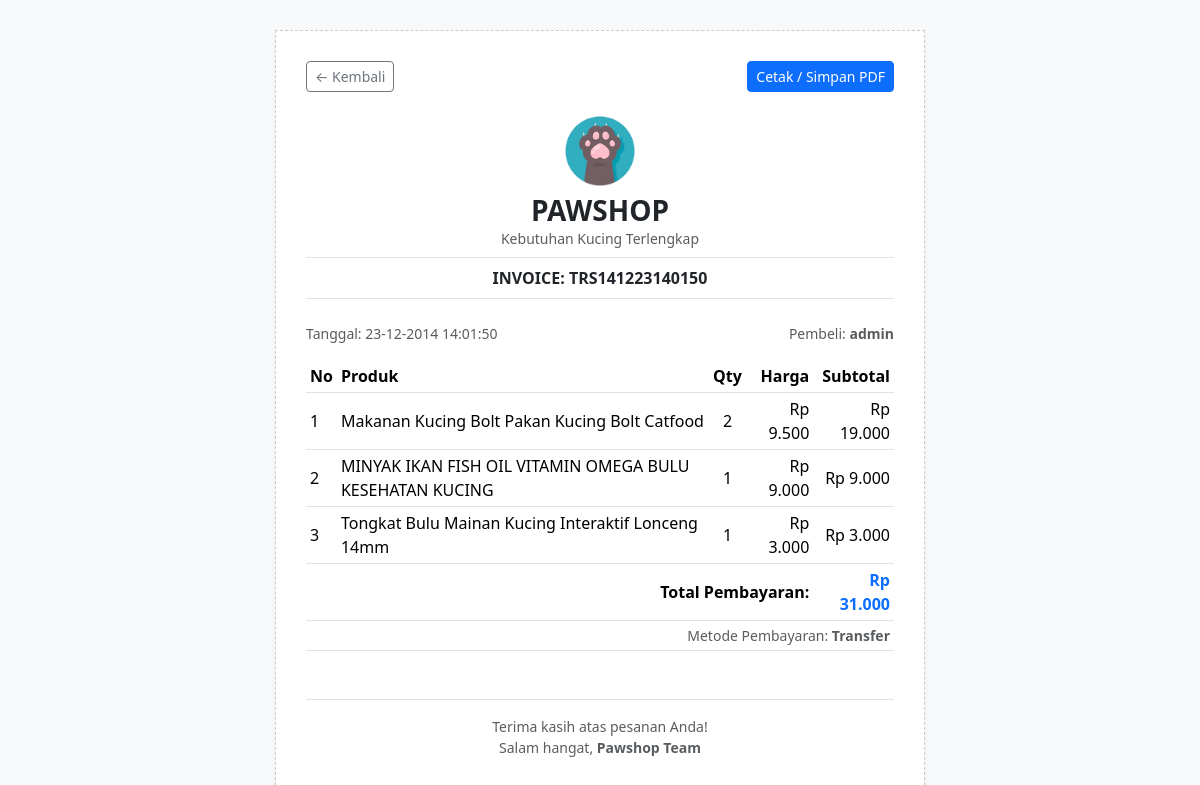
Page /customer/invoice.php?id=TRS141223140150 (signed in) on the committed database.
### tables this page shows
CREATE TABLE IF NOT EXISTS `users` (
  `id` int(11) NOT NULL AUTO_INCREMENT,
  `username` varchar(50) NOT NULL,
  `password` varchar(255) NOT NULL,
  `phone_number` varchar(30) DEFAULT NULL,
  `remember_token` varchar(255) DEFAULT '',
  `privilege` varchar(20) NOT NULL DEFAULT 'user',
  PRIMARY KEY (`id`),
  UNIQUE KEY `username` (`username`)
);

CREATE TABLE IF NOT EXISTS `transaksi_detail` (
  `id` int(11) NOT NULL AUTO_INCREMENT,
  `transactions_id` varchar(25) NOT NULL,
  `product_id` int(11) NOT NULL,
  `quantity` int(11) NOT NULL,
  `unit_price` int(11) NOT NULL,
  `subtotal` int(11) NOT NULL,
  PRIMARY KEY (`id`),
  KEY `transactions_id` (`transactions_id`),
  KEY `product_id` (`product_id`)
);

CREATE TABLE IF NOT EXISTS `produk` (
  `id` int(11) NOT NULL AUTO_INCREMENT,
  `gambar` varchar(255) NOT NULL DEFAULT 'x.jpg',
  `nama_produk` varchar(255) NOT NULL,
  `category_id` int(11) NOT NULL,
  `stok` int(11) NOT NULL DEFAULT 0,
  `harga` int(11) NOT NULL DEFAULT 0,
  `detail` text DEFAULT NULL,
  PRIMARY KEY (`id`),
  KEY `category_id` (`category_id`)
);

CREATE TABLE IF NOT EXISTS `transaksi` (
  `id` varchar(25) NOT NULL,
  `timestamp` varchar(30) NOT NULL,
  `user_id` int(11) NOT NULL,
  `total_amount` int(11) NOT NULL,
  `payment_method` varchar(50) NOT NULL,
  `bukti_pembayaran` varchar(255) DEFAULT NULL,
  `status_id` int(11) NOT NULL,
  `expiry_date` bigint(20) DEFAULT NULL,
  PRIMARY KEY (`id`),
  KEY `user_id` (`user_id`),
  KEY `status_id` (`status_id`)
);

### config/database.php (called while the page is built, shortened)
<?php
if (
    isset($_COOKIE['remember-me']) && $_COOKIE['remember-me'] != '' &&
    isset($_COOKIE['userid']) && $_COOKIE['userid'] != '' &&
    isset($_COOKIE['privilege']) && $_COOKIE['privilege'] != ''
) {
    $userid = $_COOKIE['userid'];
    $privilege = $_COOKIE['privilege'];
} else if (isset($_SESSION['userid']) && $_SESSION['userid'] != '' && isset($_SESSION['privilege']) && $_SESSION['privilege'] != '') {
    $userid = $_SESSION['userid'];
}

### customer/invoice.php (the view, shortened to what this page needs)
<?php
require_once __DIR__ . '/../config/database.php';
if (isset($_GET['id']) && !empty($_GET['id'])) {
  $transID = mysqli_real_escape_string($conn, $_GET['id']);
} else {
  header('Location: ' . BASE_URL . 'customer/transactions.php');
  exit();
}
$uRes = mysqli_query($conn, "SELECT username FROM users WHERE id=$userid");
$username = ($uRes && $uRow = mysqli_fetch_assoc($uRes)) ? $uRow['username'] : '';
$datePart = substr($transID, 3, 6);
$timePart = substr($transID, 9);
$year = "20" . substr($datePart, 0, 2);
$month = substr($datePart, 2, 2);
$day = substr($datePart, 4, 2);
$hour = substr($timePart, 0, 2);
$minute = substr($timePart, 2, 2);
$second = substr($timePart, 4, 2);
$outputDate = "$day-$month-$year $hour:$minute:$second";
?>
<!doctype html>
<html lang="en">
<head>
  <link href="<?= BASE_URL ?>assets/css/bootstrap.min.css" rel="stylesheet">
</head>
<body class="bg-light">
<div class="invoice-card shadow-sm">
  <div class="no-print d-flex justify-content-between mb-4">
    <a href="<?= BASE_URL ?>customer/transactions.php" class="btn btn-sm btn-outline-secondary">
      &larr; Kembali
    </a>
    <button onclick="window.print()" class="btn btn-sm btn-primary">
      Cetak / Simpan PDF
    </button>
  </div>
  <div class="text-center mb-4">
    <img src="<?= BASE_URL ?>assets/images/brand/logo-title.png" alt="Pawshop" width="70" class="mb-2">
    <h3 class="fw-bold mb-0">PAWSHOP</h3>
    <p class="text-muted small mb-1">Kebutuhan Kucing Terlengkap</p>
    <div class="border-top border-bottom py-2 my-2">
      <strong>INVOICE: <?= htmlspecialchars($transID) ?></strong>
    </div>
  </div>
  <div class="d-flex justify-content-between small text-muted mb-3">
    <span>Tanggal: <?= $outputDate ?></span>
    <span>Pembeli: <strong><?= htmlspecialchars($username) ?></strong></span>
  </div>
  <table class="table table-sm align-middle">
    <thead>
      <tr class="border-bottom">
        <th>No</th>
        <th>Produk</th>
        <th class="text-center">Qty</th>
        <th class="text-end">Harga</th>
        <th class="text-end">Subtotal</th>
      </tr>
    </thead>
    <tbody>
      <?php
      $sql = "SELECT trd.*, p.nama_produk, tr.payment_method
              FROM transaksi_detail trd
              JOIN produk p ON trd.product_id=p.id
              JOIN transaksi tr ON trd.transactions_id=tr.id
              WHERE transactions_id='$transID'";
      $result = mysqli_query($conn, $sql);
      $total = 0;
      $payment_method = '';
      $c = 1;
      if ($result && mysqli_num_rows($result) > 0) {
        while ($row = mysqli_fetch_assoc($result)) {
          $total += $row['subtotal'];
          $payment_method = $row['payment_method'];
      ?>
          <tr>
            <td><?= $c++ ?></td>
            <td><?= htmlspecialchars($row['nama_produk']) ?></td>
            <td class="text-center"><?= $row['quantity'] ?></td>
            <td class="text-end">Rp <?= number_format($row['unit_price'], 0, ',', '.') ?></td>
            <td class="text-end">Rp <?= number_format($row['subtotal'], 0, ',', '.') ?></td>
          </tr>
      <?php
        }
      }
      ?>
    </tbody>
    <tfoot>
      <tr class="border-top">
        <th colspan="4" class="text-end">Total Pembayaran:</th>
        <th class="text-end text-primary">Rp <?= number_format($total, 0, ',', '.') ?></th>
      </tr>
      <tr>
        <td colspan="5" class="text-end small text-muted">Metode Pembayaran: <strong><?= htmlspecialchars($payment_method) ?></strong></td>
      </tr>
    </tfoot>
  </table>
  <div class="text-center mt-5 pt-3 border-top small text-muted">
    <p class="mb-0">Terima kasih atas pesanan Anda!</p>
    <p>Salam hangat, <strong>Pawshop Team</strong></p>
  </div>
</div>
</body>
</html>

### customer/invoice.php (style rules this page uses)
.invoice-card { max-width: 650px; margin: 30px auto; border: 1px dashed #ccc; padding: 30px; background: #fff; }

### rows in the picture
users: username "admin"
transaksi_detail: produk.nama_produk "Makanan Kucing Bolt Pakan Kucing Bolt Catfood", quantity "2", unit_price "9.500", subtotal "19.000"
transaksi_detail: produk.nama_produk "MINYAK IKAN FISH OIL VITAMIN OMEGA BULU KESEHATAN KUCING", quantity "1", unit_price "9.000", subtotal "9.000"
transaksi_detail: produk.nama_produk "Tongkat Bulu Mainan Kucing Interaktif Lonceng 14mm", quantity "1", unit_price "3.000", subtotal "3.000"
transaksi: payment_method "Transfer"

### other values in the picture
$transID "TRS141223140150"
$outputDate "23-12-2014 14:01:50"
$total "31.000"
